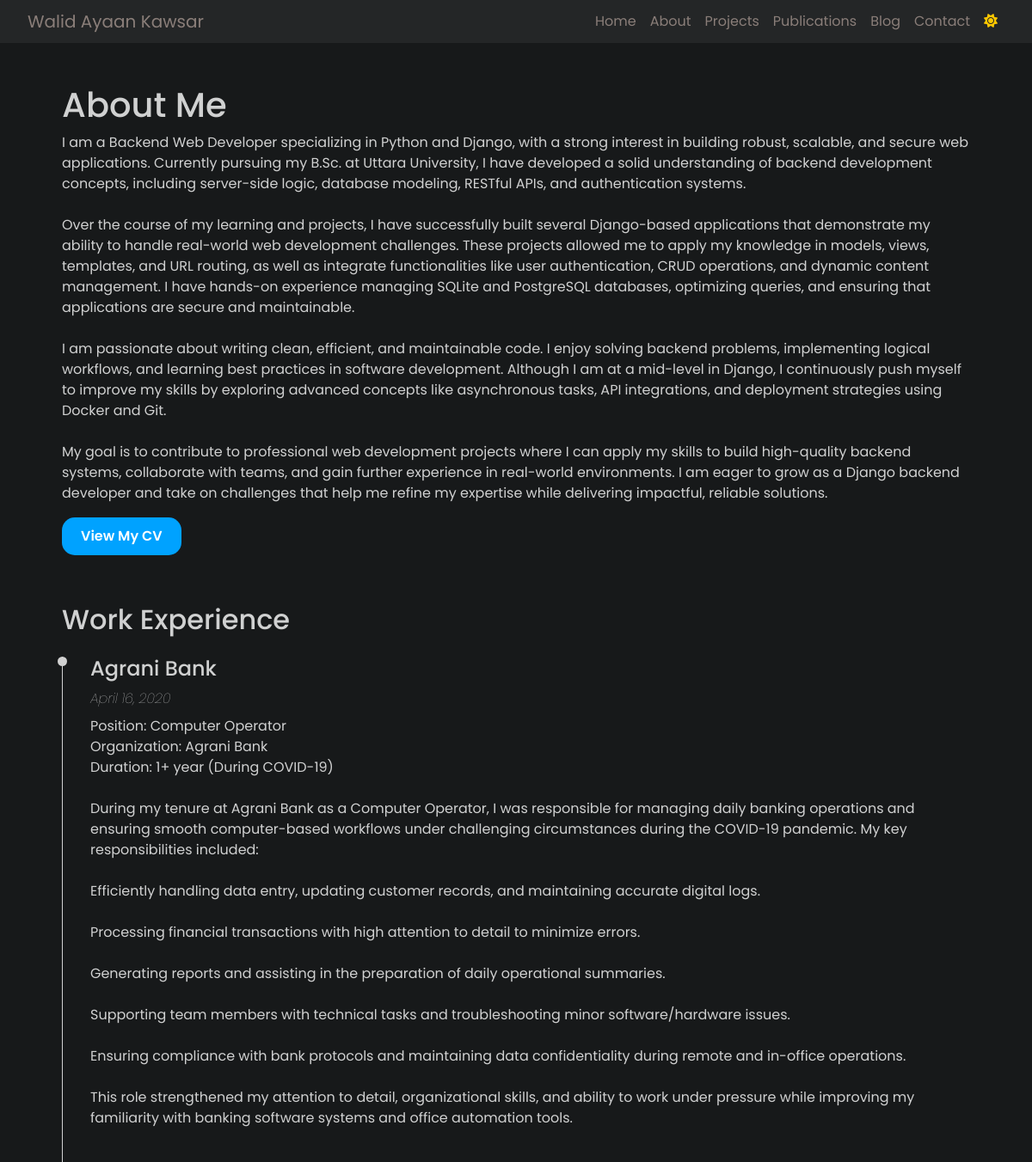
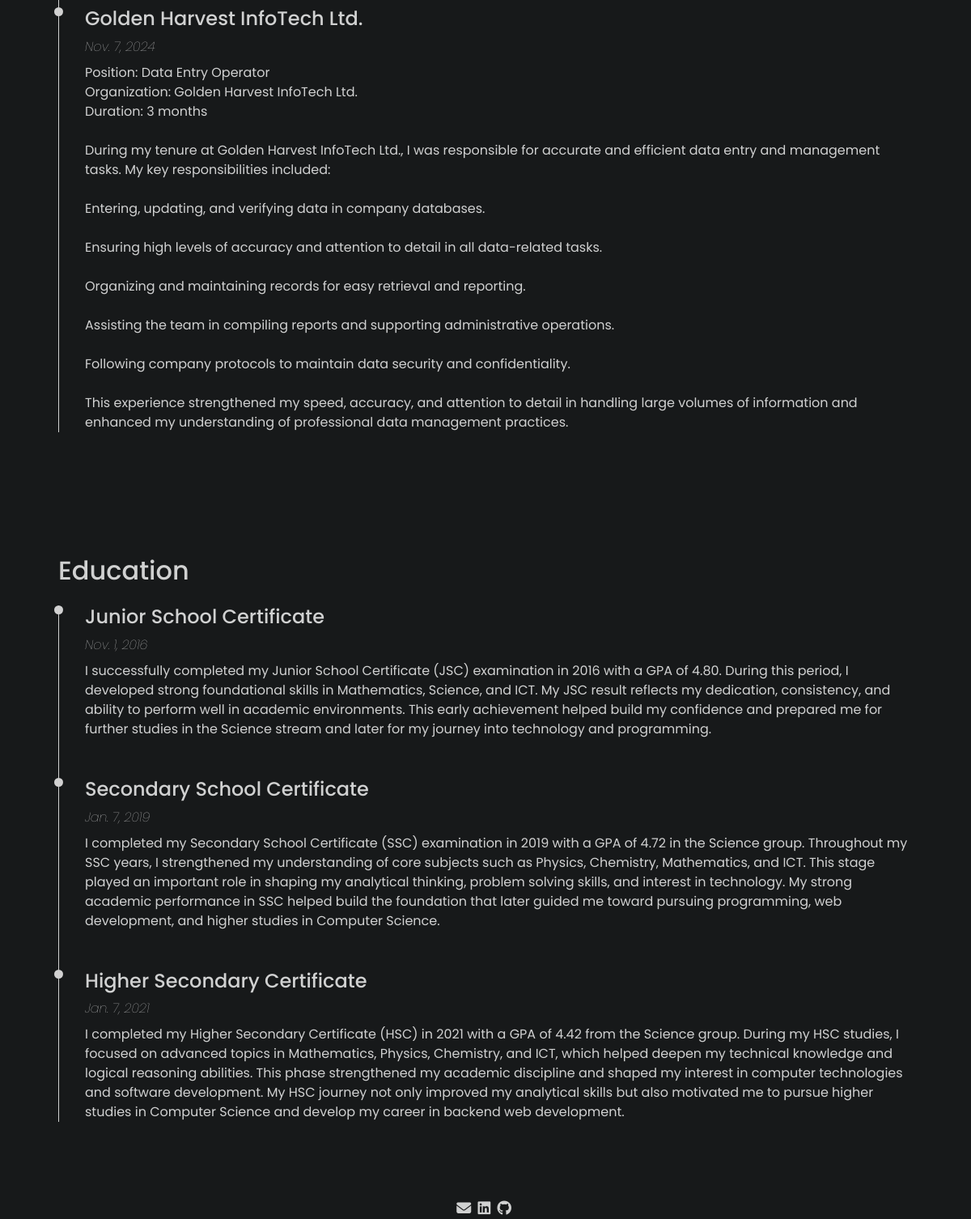
The page /about/ on the database its author committed (2 pictures, top to bottom).
### main/models.py (models this page shows)
class Profile(models.Model):
    picture = models.ImageField(upload_to='profile/', blank=True, null=True)
    graduate = models.CharField(max_length=100, blank=True, null=True)
    cv = models.FileField(upload_to='cv/', blank=True, null=True)
    description = models.TextField(blank=True, null=True)

class skill(models.Model):
    work = models.CharField(max_length=100, blank=True, null=True)
    work_description = models.TextField(blank=True, null=True)
    work_date = models.DateField(blank=True, null=True)

class Education(models.Model):
    achievements = models.CharField(max_length=100, blank=True, null=True)
    education_description = models.TextField(blank=True, null=True)
    education_date = models.DateField(blank=True, null=True)

### main/views.py (the view)
# urls.py: path('about/', views.about, name='about'),
def about(request):
    links = Contact.objects.first()
    abouts = Profile.objects.first()
    experience = skill.objects.all()
    edu = Education.objects.all()
    return render(request, 'pages/about.html', {'about': abouts, 'experience': experience, 'link': links, 'edu': edu})

### templates/pages/about.html (shortened to what this page needs)
{% load static %}
<!DOCTYPE html>
<html lang="en">
<head>
    <link href="https://cdn.jsdelivr.net/npm/bootstrap@5.3.2/dist/css/bootstrap.min.css" rel="stylesheet"
>
    <link rel="stylesheet" href="https://cdnjs.cloudflare.com/ajax/libs/font-awesome/6.4.2/css/all.min.css"
 />
    <link rel="stylesheet" href="{% static 'css/all.css' %}">
    <link rel="stylesheet" href="{% static 'css/about.css'%}">
</head>
<body id="body" class="dark-mode">
    <nav class="navbar navbar-expand-lg">
        <div class="">
            <a class="navbar-brand" href="../index">Walid Ayaan Kawsar</a>
        </div>
        <div class="collapse navbar-collapse" id="navbarNav">
            <ul class="navbar-nav ms-auto">
                <li class="nav-item">
                    <a class="nav-link" href="{% url 'home' %}">Home</a>
                </li>
                <li class="nav-item">
                    <a class="nav-link" href="{% url 'about' %}">About</a>
                </li>
                <li class="nav-item">
                    <a class="nav-link" href="{% url 'project' %}">Projects</a>
                </li>
                <li class="nav-item">
                    <a class="nav-link" href="{% url 'publications' %}">Publications</a>
                </li>
                <li class="nav-item">
                    <a class="nav-link" href="{% url 'blog' %}">Blog</a>
                </li>
                <li class="nav-item">
                    <a class="nav-link" href="{% url 'contact' %}">Contact</a>
                </li>
                <li>
                    <button class="nav-link" id="toggle-mode"><i class="fa-solid fa-sun"
                            style="color: #ffc800;"></i></button>
                </li>
            </ul>
        </div>
    </nav>
    <section id="aboutTop">
        <h1>About Me</h1>
        <p>{{ about.description|linebreaksbr }}</p>
        <button id="CvBtn">
            <a target="_blank" href="{{ about.cv.url }}"> View My CV </a>
        </button>
    </section>
    <section class="py-5" id="work-experience-timeline">
        <h2 class="mt-2 pb-3">Work Experience</h2>
        <ul class="timeline">
            {% for experience in experience %}
            <li class="timeline-item mb-5">
                <h4 class="">{{ experience.work }}</h4>
                <p class="mb-2 fst-italic fw-lighter"> {{ experience.work_date }}</p>
                <p class="">{{ experience.work_description|linebreaksbr }}</p>
            </li>
            {% endfor %}
        </ul>
    </section>
    <section class="py-5" id="work-experience-timeline">
        <h2 class="mt-2 pb-3">Education</h2>
        <ul class="timeline">
            {% for education in edu %}
            <li class="timeline-item mb-5">
                <h4 class="">{{ education.achievements }}</h4>
                <p class="mb-2 fst-italic fw-lighter"> {{ education.education_date }}</p>
                <p class="">{{ education.education_description|linebreaksbr }}</p>
            </li>
            {% endfor %}
        </ul>
    </section>
    <footer>
        <a href="mailto: {{ link.mail }}"><i class="fa-solid fa-envelope"></i></a>
        <a href="{{ link.linkedin }}"><i class="fa-brands fa-linkedin"></i></a>
        <a href="{{ link.github }}"><i class="fa-brands fa-github"></i></a>
    </footer>
</body>
</html>

### static/css/all.css (style rules this page uses)
:root { --fontColor: rgba(255,255,255,0.8); --BGcolor: #17191a; --navBG: #242627; }
body.dark-mode { --fontColor: rgba(255,255,255,0.8); --BGcolor: #17191a; background-color: #17191a !important; color: rgba(255,255,255,0.8) !important; font-family: 'Poppins', sans-serif !important; }
nav { background-color: var(--BGcolor) !important; color: var(--fontColor) !important; padding: 0.3rem 2rem !important; }
.navbar { background-color: var(--navBG) !important; }
.navbar-brand, .nav-link { color: #8a7e79 !important; }
.nav-link { position: relative; text-decoration: none; }
.nav-link::before { content: ''; position: absolute; bottom: 0; left: 0; width: 0; height: 2px; background-color: #0088ff; transition: width 0.3s ease; }
section { padding: 0 4.5rem; }
footer { width: 100%; text-align: center; }
footer > a > i { color: var(--fontColor); font-size: large; margin-right: 4px; }

### static/css/about.css (style rules this page uses)
.timeline { border-left: 1px solid hsl(0, 0%, 82%); position: relative; list-style: none; }
.timeline .timeline-item { position: relative; }
.timeline .timeline-item:after { position: absolute; display: block; top: 0; }
.timeline .timeline-item:after { background-color: hsl(0, 0%, 82%); left: -38px; border-radius: 50%; height: 11px; width: 11px; content: ""; }
#aboutTop { margin-top: 3rem; }
#CvBtn>a { text-decoration: none; color: white; }
#CvBtn { background-color: rgb(0, 162, 255); border: 2px solid transparent; border-radius: 15px; padding: 8px 20px !important; font-weight: 600; cursor: pointer; transition: all 0.3s ease; }
#CvBtn > a { text-decoration: none; color: white; }

### rows shown on the page
Profile: description "I am a Backend Web Developer specializing in Python and Django, with a strong interest in building robust, scalable, and secure web applications. Currently pursuing my B.Sc. at Uttara University, I have developed a solid understanding of backend development concepts, including server-side logic, database modeling, RESTful APIs, and authentication systems. Over the course of my learning and projects, I have successfully built several Django-based applications that demonstrate my ability to handle real-world web development challenges. These projects allowed me to apply my knowledge in models, views, templates, and URL routing, as well as integrate functionalities like user authentication,…"
skill: work "Agrani Bank", work_date "April 16, 2020", work_description "Position: Computer Operator Organization: Agrani Bank Duration: 1+ year (During COVID-19) During my tenure at Agrani Bank as a Computer Operator, I was responsible for managing daily banking operations and ensuring smooth computer-based workflows under challenging circumstances during the COVID-19 pandemic. My key responsibilities included: Efficiently handling data entry, updating customer records, and maintaining accurate digital logs. Processing financial transactions with high attention to detail to minimize errors. Generating reports and assisting in the preparation of daily operational summaries. Supporting team members with technical tasks and troubleshooting minor software/hardware…"
skill: work "Golden Harvest InfoTech Ltd.", work_date "Nov. 7, 2024", work_description "Position: Data Entry Operator Organization: Golden Harvest InfoTech Ltd. Duration: 3 months During my tenure at Golden Harvest InfoTech Ltd., I was responsible for accurate and efficient data entry and management tasks. My key responsibilities included: Entering, updating, and verifying data in company databases. Ensuring high levels of accuracy and attention to detail in all data-related tasks. Organizing and maintaining records for easy retrieval and reporting. Assisting the team in compiling reports and supporting administrative operations. Following company protocols to maintain data security and confidentiality. This experience strengthened my speed, accuracy, and attention to detail…"
Education: achievements "Junior School Certificate", education_date "Nov. 1, 2016", education_description "I successfully completed my Junior School Certificate (JSC) examination in 2016 with a GPA of 4.80. During this period, I developed strong foundational skills in Mathematics, Science, and ICT. My JSC result reflects my dedication, consistency, and ability to perform well in academic environments. This early achievement helped build my confidence and prepared me for further studies in the Science stream and later for my journey into technology and programming."
Education: achievements "Secondary School Certificate", education_date "Jan. 7, 2019", education_description "I completed my Secondary School Certificate (SSC) examination in 2019 with a GPA of 4.72 in the Science group. Throughout my SSC years, I strengthened my understanding of core subjects such as Physics, Chemistry, Mathematics, and ICT. This stage played an important role in shaping my analytical thinking, problem solving skills, and interest in technology. My strong academic performance in SSC helped build the foundation that later guided me toward pursuing programming, web development, and higher studies in Computer Science."
Education: achievements "Higher Secondary Certificate", education_date "Jan. 7, 2021", education_description "I completed my Higher Secondary Certificate (HSC) in 2021 with a GPA of 4.42 from the Science group. During my HSC studies, I focused on advanced topics in Mathematics, Physics, Chemistry, and ICT, which helped deepen my technical knowledge and logical reasoning abilities. This phase strengthened my academic discipline and shaped my interest in computer technologies and software development. My HSC journey not only improved my analytical skills but also motivated me to pursue higher studies in Computer Science and develop my career in backend web development."
